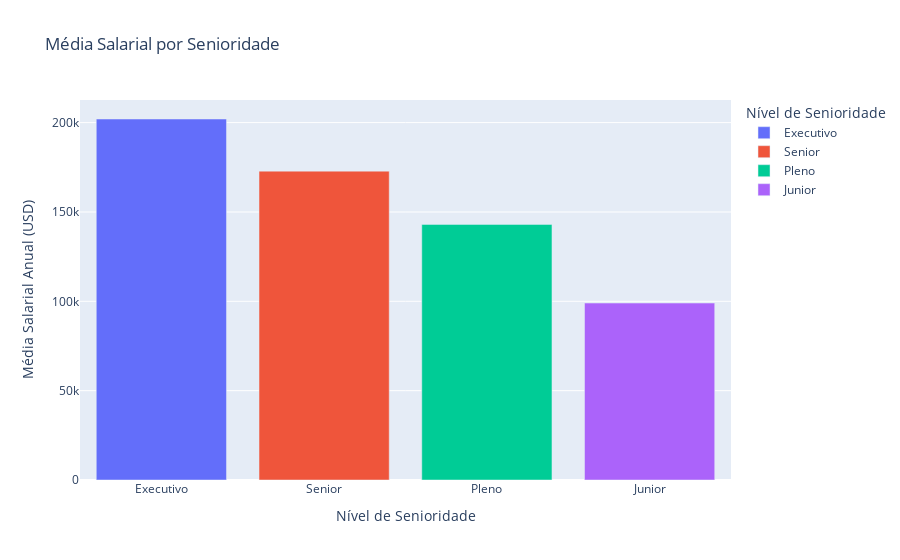

Source (notebook cell):
### Code cell
# Criar um gráfico da média salarial por senioridade usando a biblioteca plotly

# Calcular a média salarial por senioridade
media_senioridade = df_limpo.groupby('senioridade')['usd'].mean().reset_index()

# Ordenar o DataFrame pela média salarial em ordem decrescente
media_senioridade_ordenada = media_senioridade.sort_values(by='usd', ascending=False)

fig  = px.bar(
    media_senioridade_ordenada,
    x='senioridade',
    y='usd',
    title='Média Salarial por Senioridade',
    labels={'senioridade': 'Nível de Senioridade', 'usd': 'Média Salarial Anual (USD)'},
    color='senioridade')

fig.show()

### Figure 1 — Plotly figure (JSON) as saved in the notebook; plotly's stock layout.template omitted (floating-point values rounded to 4 significant figures)
{"data": [{"alignmentgroup": "True", "hovertemplate": "Nível de Senioridade=%{x}<br>Média Salarial Anual (USD)=%{y}<extra></extra>", "legendgroup": "Executivo", "marker": {"color": "#636efa", "pattern": {"shape": ""}}, "name": "Executivo", "offsetgroup": "Executivo", "orientation": "v", "showlegend": true, "textposition": "auto", "type": "bar", "x": ["Executivo"], "xaxis": "x", "y": [202000.0], "yaxis": "y"}, {"alignmentgroup": "True", "hovertemplate": "Nível de Senioridade=%{x}<br>Média Salarial Anual (USD)=%{y}<extra></extra>", "legendgroup": "Senior", "marker": {"color": "#EF553B", "pattern": {"shape": ""}}, "name": "Senior", "offsetgroup": "Senior", "orientation": "v", "showlegend": true, "textposition": "auto", "type": "bar", "x": ["Senior"], "xaxis": "x", "y": [172900.0], "yaxis": "y"}, {"alignmentgroup": "True", "hovertemplate": "Nível de Senioridade=%{x}<br>Média Salarial Anual (USD)=%{y}<extra></extra>", "legendgroup": "Pleno", "marker": {"color": "#00cc96", "pattern": {"shape": ""}}, "name": "Pleno", "offsetgroup": "Pleno", "orientation": "v", "showlegend": true, "textposition": "auto", "type": "bar", "x": ["Pleno"], "xaxis": "x", "y": [143000.0], "yaxis": "y"}, {"alignmentgroup": "True", "hovertemplate": "Nível de Senioridade=%{x}<br>Média Salarial Anual (USD)=%{y}<extra></extra>", "legendgroup": "Junior", "marker": {"color": "#ab63fa", "pattern": {"shape": ""}}, "name": "Junior", "offsetgroup": "Junior", "orientation": "v", "showlegend": true, "textposition": "auto", "type": "bar", "x": ["Junior"], "xaxis": "x", "y": [99030.0], "yaxis": "y"}], "layout": {"barmode": "relative", "legend": {"title": {"text": "Nível de Senioridade"}, "tracegroupgap": 0}, "title": {"text": "Média Salarial por Senioridade"}, "xaxis": {"anchor": "y", "categoryarray": ["Executivo", "Senior", "Pleno", "Junior"], "categoryorder": "array", "domain": [0, 1], "title": {"text": "Nível de Senioridade"}}, "yaxis": {"anchor": "x", "domain": [0, 1], "title": {"text": "Média Salarial Anual (USD)"}}}}
